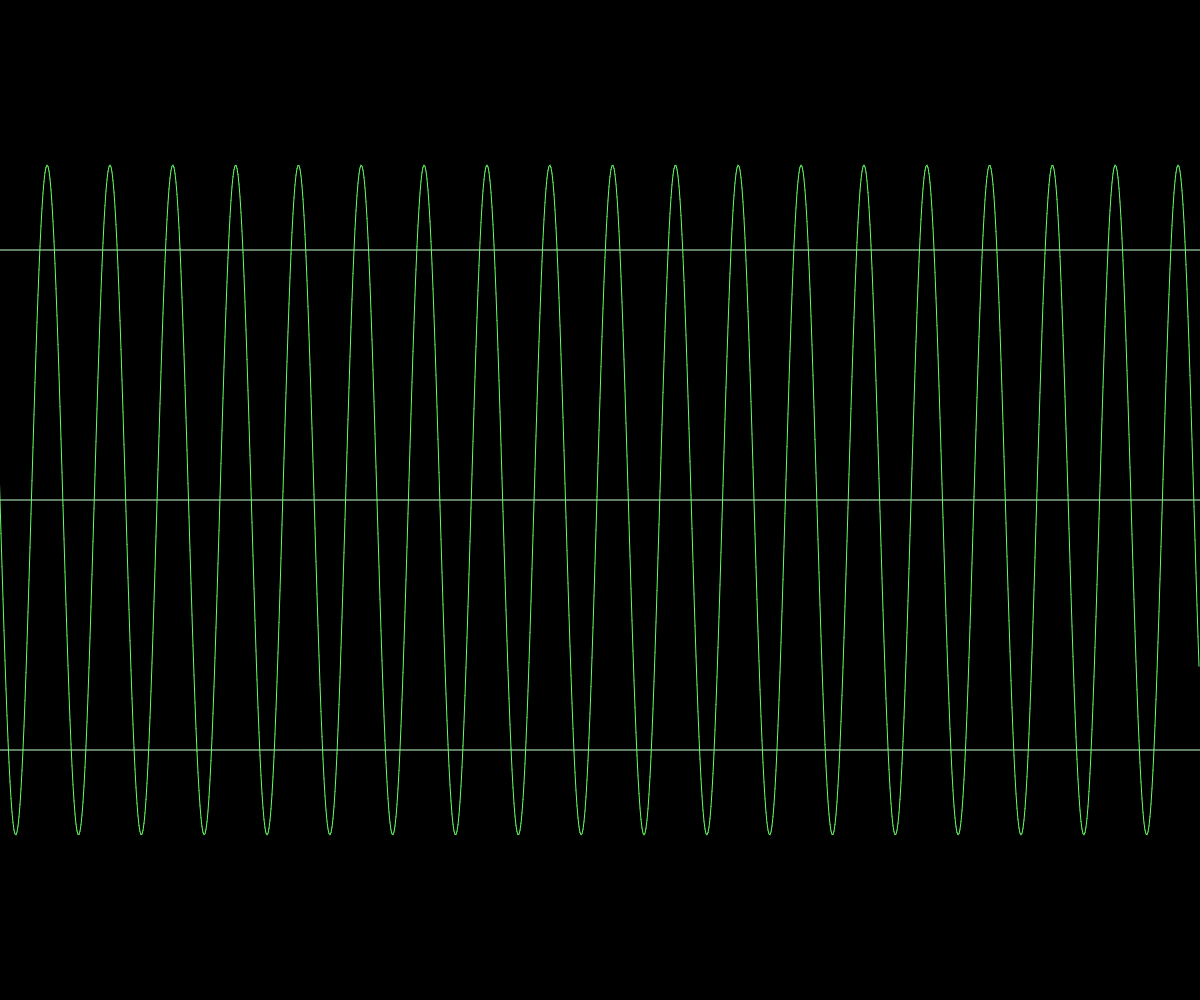
Frame 1 (no input)
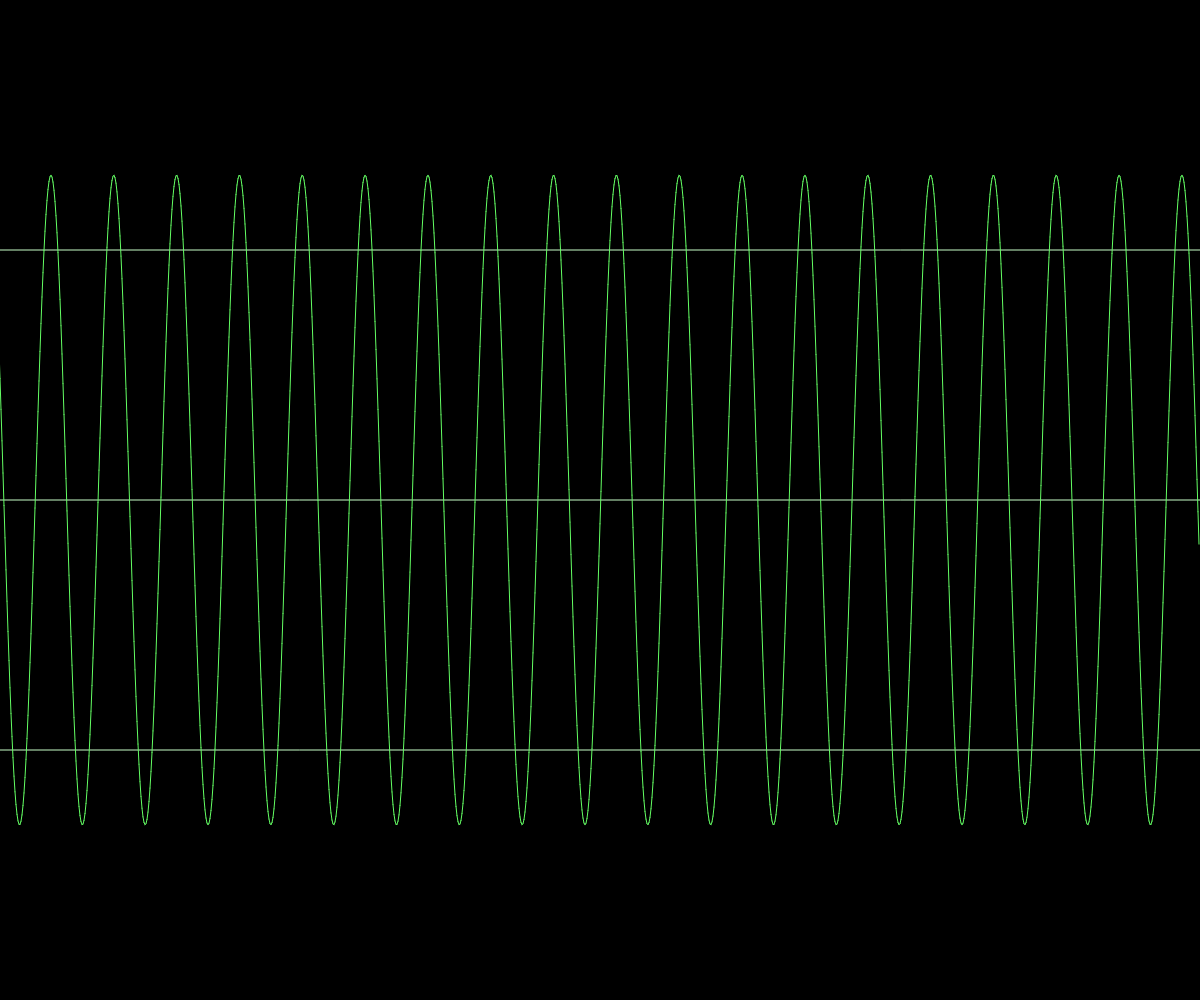
Frame 60 (no input)
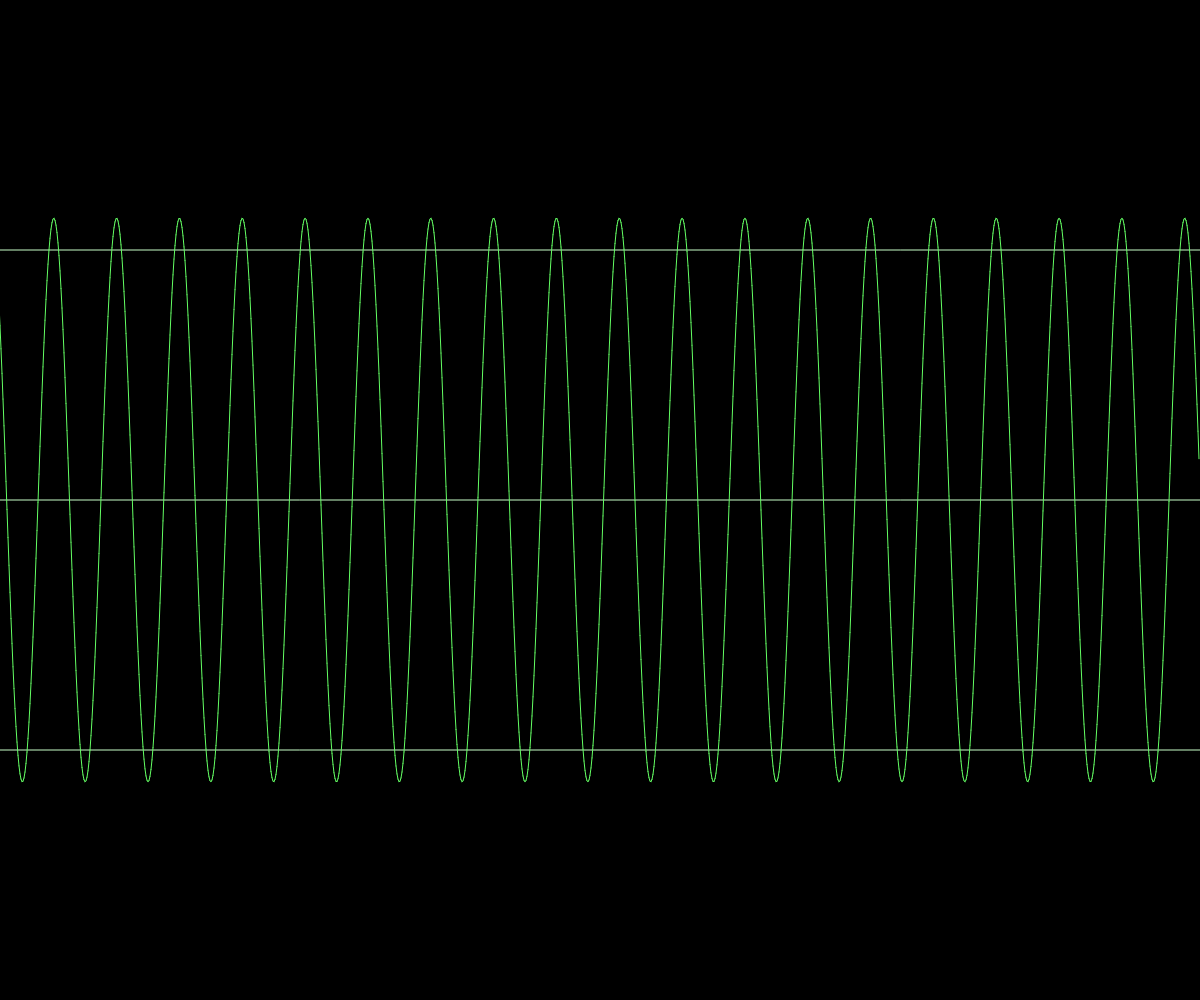
Frame 120 (the mouse pressed at the canvas centre since frame 60)

The p5.js sketch that drew these frames (run headless with seeded random() and noise() and a simulated clock; from frame 60 on, the mouse is pressed at the canvas centre):

// p5.js sketch
// ── sketch.js
var amp;
var s = 0;
function setup() {
  createCanvas(windowWidth,windowHeight);
  background(0);
}

function draw() {
  background(0);
  stroke(200,255,200);
  line(0,height/4,width,height/4);
  line(0,height/2,width,height/2);
  line(0,height/4*3,width,height/4*3);
  stroke(100,255,100);
  amp = noise(s/30) * height/2;
  for(var x = 0; x < width; x++){
    line(x-1,height/2 + amp * sin((x-1+s)/10),x,height/2 + amp * sin((x+s)/10));
    }

  s++;
}
